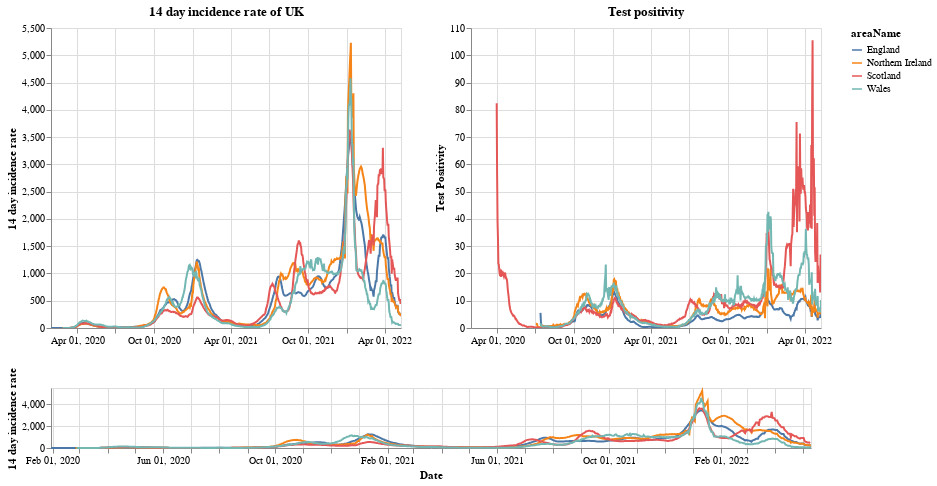

The notebook cell this image was saved under:
### Markdown cell above
# Plots

First a plot with each country in the UK. The top right shows the positivity rate for (which is the percentage of registered tests which were positive) while the top left is the 14 day incidence rate. The bottom chart can be used to select the timeframe (does not work on a mobile device).

### Code cell
#collapse
brush = alt.selection(type='interval', name='DateBrush',encodings=['x'],fields=['Time'])
leg_selection = alt.selection_multi(fields=['areaName'], bind='legend')

base = alt.Chart(uk_cases).mark_line().encode(
    x=alt.X("yearmonthdate(date):T", axis=alt.Axis(title='Date')),
    y=alt.Y("twoWeeklyCasesRate:Q", axis=alt.Axis(title='14 day incidence rate')),
    tooltip=['areaName', 'date','twoWeeklyCasesRate', 'testPositivity'],
    color='areaName',
    opacity=alt.condition(leg_selection, alt.value(2), alt.value(0.1))
).add_selection(leg_selection).properties(width=350)

upper = base.encode(alt.X('yearmonthdate(date):T', axis=alt.Axis(title=''),
                         scale=alt.Scale(domain=brush))
                   ).properties(title=f'14 day incidence rate of UK')
upper_right = upper.encode(alt.Y('testPositivity:Q', axis=alt.Axis(title='Test Positivity'))).properties(title='Test positivity')
lower = base.properties(height=60, width = 760).add_selection(brush)

(upper | upper_right) & lower

### Figure 1 — Vega-Lite specification as saved in the notebook (floating-point values rounded to 4 significant figures; data arrays with more than 128 entries replaced by an {"elided": "..."} marker saying what was removed)
{"config": {"view": {"continuousWidth": 400, "continuousHeight": 300}}, "vconcat": [{"hconcat": [{"mark": "line", "encoding": {"color": {"type": "nominal", "field": "areaName"}, "opacity": {"condition": {"value": 2, "selection": "selector001"}, "value": 0.1}, "tooltip": [{"type": "nominal", "field": "areaName"}, {"type": "temporal", "field": "date"}, {"type": "quantitative", "field": "twoWeeklyCasesRate"}, {"type": "quantitative", "field": "testPositivity"}], "x": {"type": "temporal", "axis": {"title": ""}, "field": "date", "scale": {"domain": {"selection": "DateBrush"}}, "timeUnit": "yearmonthdate"}, "y": {"type": "quantitative", "axis": {"title": "14 day incidence rate"}, "field": "twoWeeklyCasesRate"}}, "selection": {"selector001": {"type": "multi", "fields": ["areaName"], "bind": "legend"}}, "title": "14 day incidence rate of UK", "width": 350}, {"mark": "line", "encoding": {"color": {"type": "nominal", "field": "areaName"}, "opacity": {"condition": {"value": 2, "selection": "selector001"}, "value": 0.1}, "tooltip": [{"type": "nominal", "field": "areaName"}, {"type": "temporal", "field": "date"}, {"type": "quantitative", "field": "twoWeeklyCasesRate"}, {"type": "quantitative", "field": "testPositivity"}], "x": {"type": "temporal", "axis": {"title": ""}, "field": "date", "scale": {"domain": {"selection": "DateBrush"}}, "timeUnit": "yearmonthdate"}, "y": {"type": "quantitative", "axis": {"title": "Test Positivity"}, "field": "testPositivity"}}, "selection": {"selector001": {"type": "multi", "fields": ["areaName"], "bind": "legend"}}, "title": "Test positivity", "width": 350}]}, {"mark": "line", "encoding": {"color": {"type": "nominal", "field": "areaName"}, "opacity": {"condition": {"value": 2, "selection": "selector001"}, "value": 0.1}, "tooltip": [{"type": "nominal", "field": "areaName"}, {"type": "temporal", "field": "date"}, {"type": "quantitative", "field": "twoWeeklyCasesRate"}, {"type": "quantitative", "field": "testPositivity"}], "x": {"type": "temporal", "axis": {"title": "Date"}, "field": "date", "timeUnit": "yearmonthdate"}, "y": {"type": "quantitative", "axis": {"title": "14 day incidence rate"}, "field": "twoWeeklyCasesRate"}}, "height": 60, "selection": {"selector001": {"type": "multi", "fields": ["areaName"], "bind": "legend"}, "DateBrush": {"type": "interval", "encodings": ["x"], "fields": ["Time"]}}, "width": 760}], "data": {"name": "data-3c670054ec376156c2eeae886c509e8e"}, "$schema": "https://vega.github.io/schema/vega-lite/v4.8.1.json", "datasets": {"data-3c670054ec376156c2eeae886c509e8e": {"elided": "3243 records"}}}
